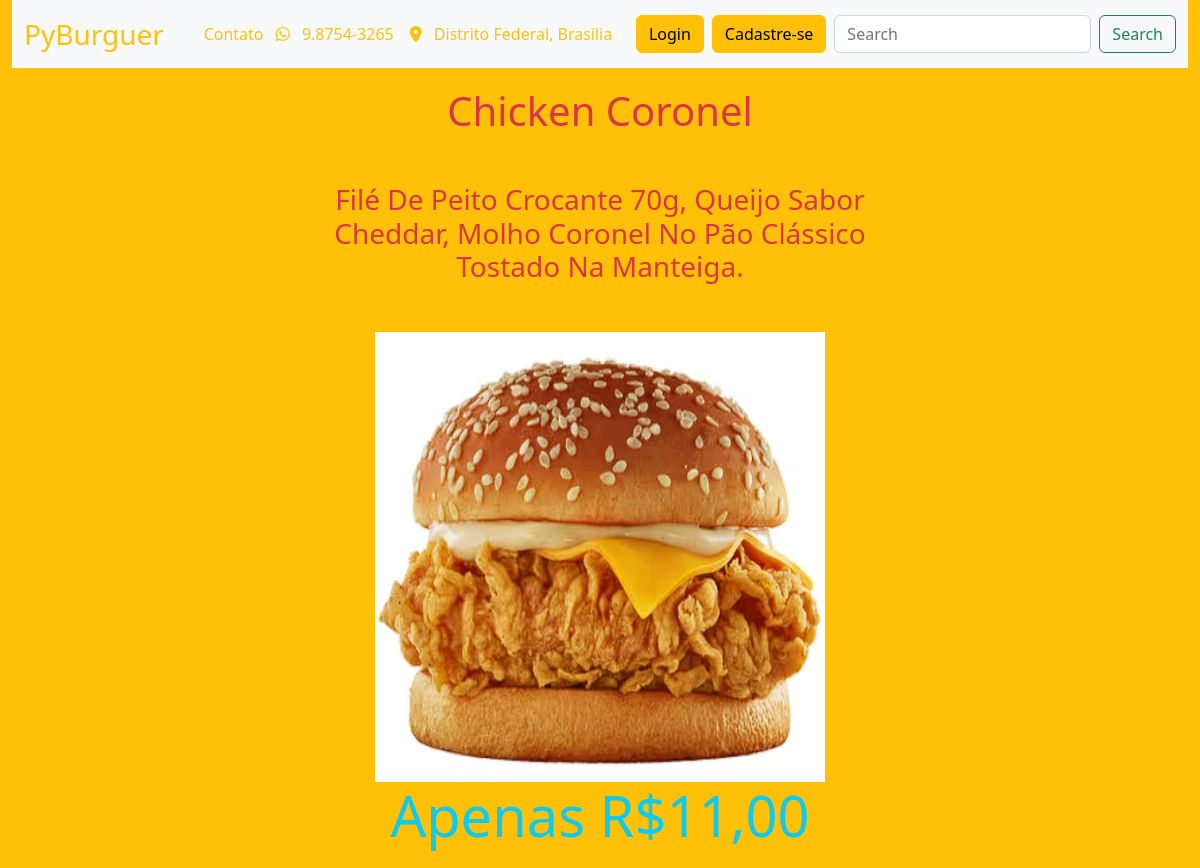
Page /produtos/9 on the committed database.
### burguer/models.py (models this page shows, shortened)
class Produto(models.Model):
    nome = models.TextField(null=False, blank=False, default="")
    descricao = models.TextField(null=False, blank=False)
    preco = models.FloatField(null=False, blank=False)
    imagem = models.ImageField(upload_to='burguer/img', default='', null=False, blank=False)

### burguer/views.py (the view)
# urls.py: path('produtos/<int:produto_id>', views.detalhe_produto, name='produto'),
def detalhe_produto(request, produto_id):
    produto = Produto.objects.get(pk=produto_id)
    context = {
        'produto': produto
    }
    return render(request, 'burguer/produto.html', context)

### templates/burguer/produto.html (shortened to what this page needs)
{% extends 'burguer/base.html' %}
{% load static %}
{% block navbar %}
  {% include 'burguer/fragments/navbar.html' %}
{% endblock %}
{% block conteudo %}
    <div class="col-md-6 offset-3 d-flex flex-column justify-content-center align-items-center vh-100">
        <h1 class="text-danger text-center mb-5">{{ produto.nome }}</h1>
        <h3 class="text-danger text-center mb-5">{{ produto.descricao }}</h3>
        <img src="{{ produto.imagem.url }}"
             class="card-img-top"
             alt="hamburguer"
             style="height:450px;width:450px"/>
        <div class="span display-4 text-info"> Apenas R${{ produto.preco | floatformat:2 }}</div>
    </div>
{% endblock %}

### rows in the picture
Produto: nome "Chicken Coronel", descricao "Filé De Peito Crocante 70g, Queijo Sabor Cheddar, Molho Coronel No Pão Clássico Tostado Na Manteiga.", imagem (picture), preco "11,00"
